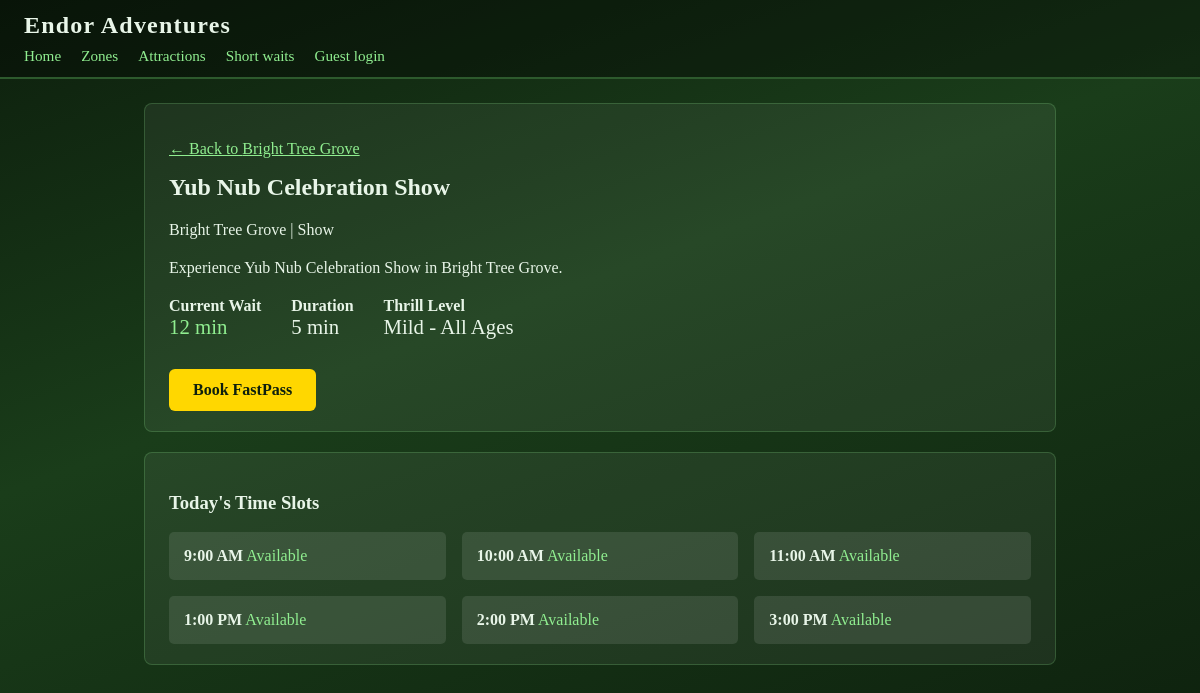
/attractions/11/, run on the app's committed database.
### fastpass/models.py (models this page shows, shortened)
class Attraction(models.Model):
    RIDE = 'ride'
    SHOW = 'show'
    EXPERIENCE = 'experience'
    DINING = 'dining'
    TYPE_CHOICES = [
        (RIDE, 'Ride'),
        (SHOW, 'Show'),
        (EXPERIENCE, 'Experience'),
        (DINING, 'Dining'),
    ]
    THRILL_CHOICES = [
        (1, 'Mild - All Ages'),
        (2, 'Moderate - Some Thrills'),
        (3, 'Thrilling - Not for the Faint of Heart'),
        (4, 'Extreme - Hold onto Your Ewok!'),
    ]
    name = models.CharField(max_length=200)
    description = models.TextField()
    attraction_type = models.CharField(
        max_length=20,
        choices=TYPE_CHOICES,
        default=RIDE
    )
    zone = models.ForeignKey(
        ThemeZone,
        on_delete=models.CASCADE,
        related_name='attractions'
    )
    thrill_level = models.IntegerField(choices=THRILL_CHOICES, default=1)
    min_height_cm = models.IntegerField(default=0)
    duration_minutes = models.IntegerField(default=5)
    current_wait_minutes = models.IntegerField(default=0)
    is_operational = models.BooleanField(default=True)
    fastpass_enabled = models.BooleanField(default=True)
    created_at = models.DateTimeField(auto_now_add=True)
    class Meta:
        ordering = ['zone', 'name']

class ThemeZone(models.Model):
    name = models.CharField(max_length=100)
    description = models.TextField()
    is_open = models.BooleanField(default=True)
    created_at = models.DateTimeField(auto_now_add=True)
    class Meta:
        ordering = ['name']

class TimeSlot(models.Model):
    attraction = models.ForeignKey(
        Attraction,
        on_delete=models.CASCADE,
        related_name='time_slots'
    )
    start_time = models.TimeField()
    end_time = models.TimeField()
    max_fastpasses = models.IntegerField(default=50)
    is_active = models.BooleanField(default=True)
    class Meta:
        ordering = ['attraction', 'start_time']
        unique_together = ['attraction', 'start_time']

### fastpass/views.py (the view)
# urls.py: path('attractions/<int:pk>/', views.attraction_detail, name='attraction_detail'),
def attraction_detail(request, pk):
    attraction = get_object_or_404(Attraction, pk=pk)
    time_slots = attraction.time_slots.filter(is_active=True)
    context = {'attraction': attraction, 'time_slots': time_slots}
    return render(request, 'fastpass/attraction_detail.html', context)

### fastpass/templates/fastpass/attraction_detail.html (shortened to what this page needs)
{% extends 'fastpass/base.html' %}
{% block content %}
<div class="card">
    <p><a href="{% url 'fastpass:zone_detail' attraction.zone.id %}">← Back to {{ attraction.zone.name }}</a></p>
    <h2 style="margin-top: 15px;">{{ attraction.name }}</h2>
    <p>{{ attraction.zone.name }} | {{ attraction.get_attraction_type_display }}</p>
    <p style="margin: 20px 0;">{{ attraction.description }}</p>
    <div style="display: flex; gap: 30px; flex-wrap: wrap; margin-top: 20px;">
        <div>
            <strong>Current Wait</strong><br>
            <span class="wait-badge {% if attraction.current_wait_minutes < 30 %}wait-short{% elif attraction.current_wait_minutes < 60 %}wait-medium{% else %}wait-long{% endif %}" style="font-size: 1.3em;">
                {{ attraction.current_wait_minutes }} min
            </span>
        </div>
        <div>
            <strong>Duration</strong><br>
            <span style="font-size: 1.3em;">{{ attraction.duration_minutes }} min</span>
        </div>
        <div>
            <strong>Thrill Level</strong><br>
            <span style="font-size: 1.3em;">{{ attraction.get_thrill_level_display }}</span>
        </div>
    </div>
    {% if attraction.fastpass_enabled %}
    <div style="margin-top: 30px;">
        <a href="{% url 'fastpass:book_fastpass' attraction.id %}" class="btn">Book FastPass</a>
    </div>
    {% endif %}
</div>
{% if time_slots %}
<div class="card">
    <h3>Today's Time Slots</h3>
    <div class="grid" style="margin-top: 15px;">
        {% for slot in time_slots %}
        <div style="padding: 15px; background: rgba(255,255,255,0.1); border-radius: 5px;">
            <strong>{{ slot.start_time|time:"g:i A" }}</strong>
            <span style="color: #90EE90;">Available</span>
        </div>
        {% endfor %}
    </div>
</div>
{% endif %}
{% endblock %}

### fastpass/templates/fastpass/base.html (style rules this page uses)
* { box-sizing: border-box; }
body { margin: 0; font-family: Georgia, 'Times New Roman', serif; background: linear-gradient(160deg, #0d1f0d 0%, #1a3d1a 40%, #0d1f0d 100%); color: #e8f5e8; min-height: 100vh; }
a { color: #90EE90; }
.card { background: rgba(255,255,255,0.06); border-radius: 8px; padding: 20px 24px; margin-bottom: 20px; border: 1px solid rgba(144,238,144,0.2); }
.grid { display: grid; grid-template-columns: repeat(auto-fill, minmax(220px, 1fr)); gap: 16px; }
.wait-short { color: #90EE90; }
button, .btn { display: inline-block; padding: 12px 24px; background: #FFD700; color: #0d1f0d; border: none; border-radius: 6px; font-weight: bold; cursor: pointer; text-decoration: none; font-size: 1rem; }

### data on the page
Attraction: zone.name "Bright Tree Grove", name "Yub Nub Celebration Show", attraction_type "Show", description "Experience Yub Nub Celebration Show in Bright Tree Grove.", current_wait_minutes "12", duration_minutes "5", thrill_level "Mild - All Ages"
TimeSlot: start_time "9:00 AM"
TimeSlot: start_time "10:00 AM"
TimeSlot: start_time "11:00 AM"
TimeSlot: start_time "1:00 PM"
TimeSlot: start_time "2:00 PM"
TimeSlot: start_time "3:00 PM"
